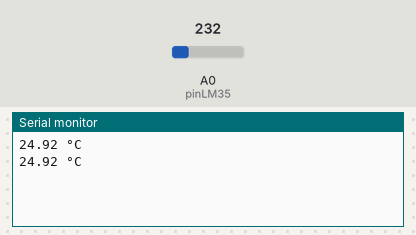
This sketch was run on a simulated Arduino Uno, built with avr-gcc and run on an emulated ATmega328P. Shown: the last lines printed to the serial monitor. The test bench sets the inputs (shaded band); at power-on: A0 (pinLM35) = 232.

Above: at 1.8 s.
1.9 s: A0 (pinLM35) set to 250
At 2.8 s:
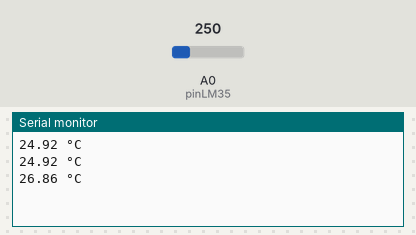
3.4 s: A0 (pinLM35) set to 266
At 4.8 s:
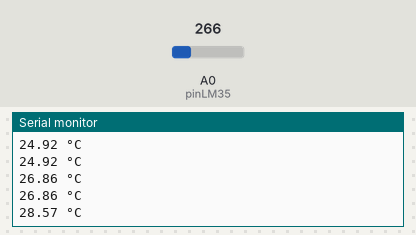
Timing chart, 0 to 6.4 s (numbered marks = the images above; inputs shaded):
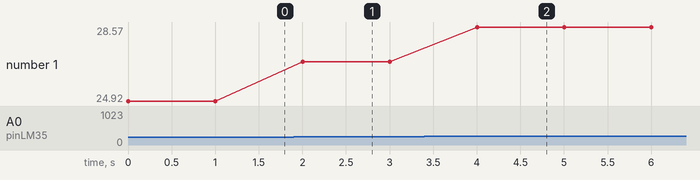

The sketch:

Ej1_temperatura_LM35.ino
```cpp
/*
  Curso básico de Arduino Módulo 2 -  Ejemplo 1: Temperatura con LM35
    Julián Andrés Castro
    Universidad Nacional de Colombia
    CEIMTUN -  RAS, IEEE

  Este código de ejemplo está en el dominio público.
    https://www.arduino.cc/en/Tutorial/HomePage

  ------------------------
  MEDICIÓN DE TEMPERATURA
  ------------------------
*/

// Variables globales
float medida, temperaturaC;       // Almacena el valor obtenido del sensor (0 a 1023)
int pinLM35 = A0;                 // Pin de entrada del sensor (A0)
float t_ref = 100.0;              // float t_ref =96.0; //°C

void setup() {
  analogReference(INTERNAL);      // Cambio de referencia entradas analógicas (1.1v)
  Serial.begin(9600);             // Configura el puerto serial a 9600 bps
}

void loop() {
  medida = analogRead(pinLM35);   // analogRead lee el sensor (0-1023)
  temperaturaC = (1.1 * medida * t_ref) / 1024.0; // Calcula la temperatura

//  Serial.print(1.1 * medida / 1024.0); // Envía el dato crudo
//  Serial.print(" mV   ");
  Serial.print(temperaturaC);     // Envía el dato al puerto serial
  Serial.println(" °C");

  delay(1000);                    // Espera 1s para repetir el loop
}
```

Measured:
- after the input at 1.9 s, the serial monitor: prints a new line after 0.10 s (image 1)
- after the input at 3.4 s, the serial monitor: prints a new line after 0.60 s (image 2)
- plotted number 1: 24.92 → 26.86 after the input at 1.9 s, 26.86 → 28.57 after the input at 3.4 s
